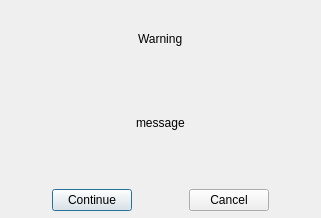
<?xml version="1.0" encoding="UTF-8"?>
<ui version="4.0">
 <class>choiceDialog</class>
 <widget class="QDialog" name="choiceDialog">
  <property name="geometry">
   <rect>
    <x>0</x>
    <y>0</y>
    <width>321</width>
    <height>218</height>
   </rect>
  </property>
  <property name="windowTitle">
   <string>Dialog</string>
  </property>
  <widget class="QWidget" name="horizontalLayoutWidget">
   <property name="geometry">
    <rect>
     <x>0</x>
     <y>160</y>
     <width>321</width>
     <height>80</height>
    </rect>
   </property>
   <layout class="QHBoxLayout" name="horizontalLayout">
    <item>
     <spacer name="horizontalSpacer">
      <property name="orientation">
       <enum>Qt::Horizontal</enum>
      </property>
      <property name="sizeHint" stdset="0">
       <size>
        <width>40</width>
        <height>20</height>
       </size>
      </property>
     </spacer>
    </item>
    <item>
     <widget class="QPushButton" name="continueBtn">
      <property name="text">
       <string>Continue</string>
      </property>
     </widget>
    </item>
    <item>
     <spacer name="horizontalSpacer_2">
      <property name="orientation">
       <enum>Qt::Horizontal</enum>
      </property>
      <property name="sizeHint" stdset="0">
       <size>
        <width>40</width>
        <height>20</height>
       </size>
      </property>
     </spacer>
    </item>
    <item>
     <widget class="QPushButton" name="cancelBtn">
      <property name="text">
       <string>Cancel</string>
      </property>
     </widget>
    </item>
    <item>
     <spacer name="horizontalSpacer_3">
      <property name="orientation">
       <enum>Qt::Horizontal</enum>
      </property>
      <property name="sizeHint" stdset="0">
       <size>
        <width>40</width>
        <height>20</height>
       </size>
      </property>
     </spacer>
    </item>
   </layout>
  </widget>
  <widget class="QWidget" name="verticalLayoutWidget">
   <property name="geometry">
    <rect>
     <x>0</x>
     <y>0</y>
     <width>321</width>
     <height>161</height>
    </rect>
   </property>
   <layout class="QVBoxLayout" name="verticalLayout">
    <item>
     <layout class="QHBoxLayout" name="horizontalLayout_2">
      <item>
       <spacer name="horizontalSpacer_4">
        <property name="orientation">
         <enum>Qt::Horizontal</enum>
        </property>
        <property name="sizeHint" stdset="0">
         <size>
          <width>40</width>
          <height>20</height>
         </size>
        </property>
       </spacer>
      </item>
      <item>
       <widget class="QLabel" name="label">
        <property name="text">
         <string>Warning</string>
        </property>
       </widget>
      </item>
      <item>
       <spacer name="horizontalSpacer_5">
        <property name="orientation">
         <enum>Qt::Horizontal</enum>
        </property>
        <property name="sizeHint" stdset="0">
         <size>
          <width>40</width>
          <height>20</height>
         </size>
        </property>
       </spacer>
      </item>
     </layout>
    </item>
    <item>
     <layout class="QHBoxLayout" name="horizontalLayout_3">
      <item>
       <spacer name="horizontalSpacer_6">
        <property name="orientation">
         <enum>Qt::Horizontal</enum>
        </property>
        <property name="sizeHint" stdset="0">
         <size>
          <width>40</width>
          <height>20</height>
         </size>
        </property>
       </spacer>
      </item>
      <item>
       <widget class="QLabel" name="messageLabel">
        <property name="text">
         <string>message</string>
        </property>
       </widget>
      </item>
      <item>
       <spacer name="horizontalSpacer_7">
        <property name="orientation">
         <enum>Qt::Horizontal</enum>
        </property>
        <property name="sizeHint" stdset="0">
         <size>
          <width>40</width>
          <height>20</height>
         </size>
        </property>
       </spacer>
      </item>
     </layout>
    </item>
   </layout>
  </widget>
 </widget>
 <resources/>
 <connections/>
</ui>
